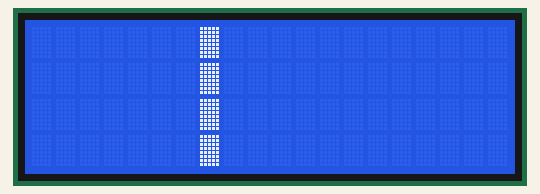
Bench run of a sketch on a simulated Arduino Uno, built with avr-gcc and run on an emulated ATmega328P. Parts: 20×4 character LCD.

Above: at 0.4 s.

The sketch:

lcd_sink.ino
```cpp
/* =========================================================================
 * Signals & Systems mini-project -- Audio -> LED visualiser
 * Arduino firmware: serial -> 20x4 character LCD (+ 6 PWM LEDs)
 *
 * Target: RG2004A / 2004A and any HD44780-compatible 20x4 module.
 *
 * WHAT IT DRAWS
 *   A 20-band, 32-level spectrum analyser.  The LCD is a CHARACTER display,
 *   not graphics, but the HD44780 allows 8 user-defined 5x8 characters.
 *   Defining them as partial vertical bars (1/8 .. 8/8 filled from the
 *   bottom) turns each of the 20 columns into a bar 4 cells x 8 px = 32
 *   levels tall.
 *
 * WHY THE HOST SENDS LEVELS, NOT CHARACTERS
 *   20 level bytes instead of 80 character bytes, and -- more importantly --
 *   the device knows what is currently on screen, so it can redraw only the
 *   cells that changed.  Measured on the test track: 17.6 of 80 cells change
 *   per frame on average (p95 = 37), a 4.5x saving.  That saving is what
 *   makes the LCD keep up with 86 audio frames per second.
 *
 * >>> THE I2C TRAP <<<
 *   If your module has the PCF8574 I2C backpack, the DEFAULT Wire clock of
 *   100 kHz IS TOO SLOW.  Each character costs ~6 PCF8574 byte writes
 *   (2 nibbles x 3 transfers), about 54 bits, so:
 *       100 kHz -> 540 us/char ->  43 fps differential   FAILS (need 86)
 *       400 kHz -> 135 us/char -> 172 fps differential   PASSES
 *   Wire.setClock(400000) below is not an optimisation, it is required.
 *   In 4-bit parallel mode this does not arise: 37 us/char gives 251 fps
 *   even through the stock LiquidCrystal library.
 *
 * PROTOCOL  (see snsled/runtime.py LcdSink)
 *   host -> Arduino : 0xAA 0x55 <nLcd> <nLed> <contrast> <lcd..> <led..> xor
 *   31 bytes for 20 bars + 5 LEDs -> 2.69 ms at 115200 baud -> 372 fps.
 *   The contrast byte rides along every frame, so it is always in sync and
 *   you can tune it from the host while the display is running.
 *
 * ---- WIRING, 4-bit parallel (default) ----------------------------------
 *   LCD RS -> D12      LCD D4 -> D8       LCD VSS, RW, K -> GND
 *   LCD E  -> D13      LCD D5 -> D7       LCD VDD, A     -> 5V
 *   LCD D6 -> D4       LCD D7 -> D2
 *   These six are the Uno's only non-PWM digital pins besides 0/1, which
 *   leaves the PWM pins for contrast and LEDs.
 *
 *   CONTRAST (LCD pin 3, V0) -- needs 0.40..0.60 V, typ 0.50 V:
 *     USE_PWM_CONTRAST 1 : D9 ---[1k]--- V0,  10uF from V0 to GND
 *     USE_PWM_CONTRAST 0 : 5V ---[10k]--- V0 ---[1k]--- GND   (0.455 V)
 *                          or 4.7k/560 for 0.532 V, nearer the 0.50 typ
 *
 *   BACKLIGHT: put 100 ohm in series with pin 15 (A); pin 16 (K) to GND.
 *   Not every module has a built-in limiting resistor, and driving A
 *   straight to 5 V can destroy the backlight.  100 ohm gives 20 mA in the
 *   worst case and 8 mA if Vf is 4.2 V -- safe either way.
 *
 * ---- WIRING, I2C backpack (set USE_I2C 1) ------------------------------
 *   SDA -> A4        SCL -> A5        VCC -> 5V        GND -> GND
 *   Typical addresses are 0x27 or 0x3F; run an I2C scanner if unsure.
 *
 * ---- LEDs (optional, both modes) ---------------------------------------
 *   D3, D5, D6, D9, D10, D11  each ---[220 ohm]---|>|--- GND
 *   Six coarse band groups.  Omit them entirely and the LCD still works.
 * ========================================================================= */

#define USE_I2C          0   // 0 = 4-bit parallel, 1 = PCF8574 backpack
#define USE_PWM_CONTRAST 1   // 1 = software contrast on D9 (no potentiometer
                             //     needed); 0 = fixed resistor divider on V0
#define USE_LEDS     0       // 0 = LCD only
#define CONTRAST_DEF 26      // ← your number from the sweep

#if USE_I2C
  #include <Wire.h>
  #include <LiquidCrystal_I2C.h>
  #define I2C_ADDR 0x27
  LiquidCrystal_I2C lcd(I2C_ADDR, 20, 4);
#else
  #include <LiquidCrystal.h>
  //                RS  E  D4 D5 D6 D7
  LiquidCrystal lcd(12, 13, 8, 7, 4, 2);
#endif

#define COLS        20
#define ROWS         4
#define PX_CELL      8
#define LEVELS      (ROWS * PX_CELL)      // 32
#define CONTRAST_PIN 9       // Timer1 -- see setup() for the prescaler change
#define CONTRAST_DEF 26      // analogWrite code: 5 V * 26/255 = 0.51 V
#if USE_PWM_CONTRAST
  #define N_LED      5       // D9 is taken by contrast
#else
  #define N_LED      6
#endif
#define BAUD         115200UL
#define FRAME_TIMEOUT 1500

#define MAGIC_A 0xAA
#define MAGIC_B 0x55

#if USE_PWM_CONTRAST
const uint8_t LED_PINS[N_LED] = {3, 5, 6, 10, 11};
#else
const uint8_t LED_PINS[N_LED] = {3, 5, 6, 9, 10, 11};
#endif

/* CGRAM: 8 custom characters, level f fills the bottom f of 8 pixel rows. */
const uint8_t BAR_GLYPH[8][8] PROGMEM = {
  {0b00000,0b00000,0b00000,0b00000,0b00000,0b00000,0b00000,0b11111},  // 1
  {0b00000,0b00000,0b00000,0b00000,0b00000,0b00000,0b11111,0b11111},  // 2
  {0b00000,0b00000,0b00000,0b00000,0b00000,0b11111,0b11111,0b11111},  // 3
  {0b00000,0b00000,0b00000,0b00000,0b11111,0b11111,0b11111,0b11111},  // 4
  {0b00000,0b00000,0b00000,0b11111,0b11111,0b11111,0b11111,0b11111},  // 5
  {0b00000,0b00000,0b11111,0b11111,0b11111,0b11111,0b11111,0b11111},  // 6
  {0b00000,0b11111,0b11111,0b11111,0b11111,0b11111,0b11111,0b11111},  // 7
  {0b11111,0b11111,0b11111,0b11111,0b11111,0b11111,0b11111,0b11111}   // 8 full
};

uint8_t  levels[COLS];              // incoming bar levels, 0..255
uint8_t  leds[N_LED];
uint8_t  shadow[ROWS][COLS];        // what is currently on the glass
uint8_t  peak[COLS];                // peak-hold, in LEVELS units
uint8_t  peakAge[COLS];
uint8_t  contrast = CONTRAST_DEF;
uint32_t lastFrameMs = 0;

static int readByteTimeout(uint16_t ms) {
  uint32_t t0 = millis();
  while ((uint32_t)(millis() - t0) < ms) if (Serial.available()) return Serial.read();
  return -1;
}

/* One place that decides what a cell should show.  drawDiff() used to
 * inline this twice, which is exactly how a scan and its inner loop drift
 * apart.  Integer maths only -- no float on an AVR in the hot path. */
static inline uint8_t wantGlyph(uint8_t r, uint8_t c) {
  uint16_t h = ((uint16_t)levels[c] * LEVELS + 127) / 255;   // round half up
  uint8_t  below = (ROWS - 1 - r) * PX_CELL;
  int16_t  fill  = (int16_t)h - below;
  if (fill >= PX_CELL) return 7;                             // full block
  if (fill > 0)        return (uint8_t)(fill - 1);           // partial
  // empty cell: show the peak-hold marker if the peak lands in this row
  if (peak[c] > 0) {
    uint8_t pcell = peak[c] / PX_CELL;
    if (pcell >= ROWS) pcell = ROWS - 1;                     // clamp at full scale
    if ((ROWS - 1 - r) == pcell) return '-';
  }
  return ' ';
}

/* Differential redraw: walk each row, and for every contiguous run of
 * changed cells issue ONE setCursor then stream the characters.  A
 * setCursor costs the same 37 us as a character, so minimising the number
 * of runs matters as much as minimising the number of characters. */
static void drawDiff() {
  for (uint8_t r = 0; r < ROWS; r++) {
    uint8_t c = 0;
    while (c < COLS) {
      if (wantGlyph(r, c) == shadow[r][c]) { c++; continue; }
      lcd.setCursor(c, r);                       // start of a changed run
      while (c < COLS) {
        uint8_t w = wantGlyph(r, c);
        if (w == shadow[r][c]) break;            // run ends
        lcd.write(w);
        shadow[r][c] = w;
        c++;
      }
    }
  }
}

static void updatePeaks() {
  for (uint8_t c = 0; c < COLS; c++) {
    uint8_t h = (uint8_t)(((uint16_t)levels[c] * LEVELS + 127) / 255);
    if (h >= peak[c]) { peak[c] = h; peakAge[c] = 0; }
    else if (++peakAge[c] > 12 && peak[c] > 0) { peak[c]--; peakAge[c] = 0; }
  }
}

static void blankAll() {
  for (uint8_t c = 0; c < COLS; c++) { levels[c] = 0; peak[c] = 0; }
#if USE_LEDS
  for (uint8_t i = 0; i < N_LED; i++) analogWrite(LED_PINS[i], 0);
#endif
  drawDiff();
}

void setup() {
  Serial.begin(BAUD);

#if USE_PWM_CONTRAST
  /* Software contrast, so no potentiometer is needed.
   *
   * The RC2004A wants VDD-V0 = 4.4/4.5/4.6 V at 25 C, i.e. V0 between 0.40
   * and 0.60 V with a 5 V supply -- a 200 mV window, which is why a wrong
   * fixed resistor leaves the screen blank.
   *
   * Filtering a PWM pin gives that voltage under software control.  At the
   * stock 490 Hz, 1k + 10uF leaves 32 mV of ripple -- 16 % of the whole
   * window.  Rather than demand a bigger capacitor, raise the carrier:
   * Timer1 prescaler 1 gives 31.4 kHz and the same RC then leaves 1.5 mV,
   * a 134x margin.  Timer1 does not drive millis(), so nothing else moves.
   *
   * WIRING:  D9 ---[1k]--- V0 (LCD pin 3),  10uF from V0 to GND.
   */
  TCCR1B = (TCCR1B & 0b11111000) | 0x01;     // Timer1 prescaler 1 -> 31.4 kHz
  pinMode(CONTRAST_PIN, OUTPUT);
  analogWrite(CONTRAST_PIN, contrast);
  delay(50);                                  // let the RC settle before init
#endif
#if USE_I2C
  Wire.begin();
  Wire.setClock(400000);        // REQUIRED -- see "THE I2C TRAP" above
  lcd.init();
  lcd.backlight();
#else
  lcd.begin(COLS, ROWS);
#endif

  uint8_t g[8];
  for (uint8_t i = 0; i < 8; i++) {
    for (uint8_t j = 0; j < 8; j++) g[j] = pgm_read_byte(&BAR_GLYPH[i][j]);
    lcd.createChar(i, g);
  }
  lcd.clear();
  delay(5);                     // clear takes 1.52 ms; be generous

  for (uint8_t r = 0; r < ROWS; r++)
    for (uint8_t c = 0; c < COLS; c++) shadow[r][c] = ' ';

#if USE_LEDS
  for (uint8_t i = 0; i < N_LED; i++) pinMode(LED_PINS[i], OUTPUT);
#endif

  // startup sweep: confirms CGRAM, wiring and column order at a glance
  for (uint8_t c = 0; c < COLS; c++) {
    for (uint8_t k = 0; k < COLS; k++) levels[k] = (k == c) ? 255 : 0;
    drawDiff();
    delay(25);
  }
  blankAll();
  lastFrameMs = millis();
}

void loop() {
  int b = readByteTimeout(200);
  if (b < 0) {
    if ((uint32_t)(millis() - lastFrameMs) > FRAME_TIMEOUT) {
      blankAll();
      lastFrameMs = millis();
    }
    return;
  }
  if (b != MAGIC_A) return;
  if (readByteTimeout(20) != MAGIC_B) return;

  int nL = readByteTimeout(20);
  int nE = readByteTimeout(20);
  int ct = readByteTimeout(20);               // live contrast, 0..255
  if (nL < 1 || nL > COLS || nE < 0 || nE > N_LED || ct < 0) return;

  uint8_t tmp[COLS + N_LED];
  uint8_t got = 0, need = (uint8_t)(nL + nE);
  uint32_t t0 = millis();
  while (got < need && (uint32_t)(millis() - t0) < 40)
    if (Serial.available()) tmp[got++] = (uint8_t)Serial.read();
  if (got != need) return;

  int chk = readByteTimeout(20);
  if (chk < 0) return;
  uint8_t x = 0;
  for (uint8_t i = 0; i < need; i++) x ^= tmp[i];
  if ((uint8_t)chk != x) return;               // corrupt: drop this frame

#if USE_PWM_CONTRAST
  if ((uint8_t)ct != contrast) { contrast = (uint8_t)ct;
                                 analogWrite(CONTRAST_PIN, contrast); }
#endif
  for (uint8_t i = 0; i < (uint8_t)nL; i++) levels[i] = tmp[i];
  for (uint8_t i = (uint8_t)nL; i < COLS; i++) levels[i] = 0;
#if USE_LEDS
  for (uint8_t i = 0; i < (uint8_t)nE; i++) analogWrite(LED_PINS[i], tmp[nL + i]);
#endif

  updatePeaks();
  drawDiff();
  lastFrameMs = millis();
}
```
